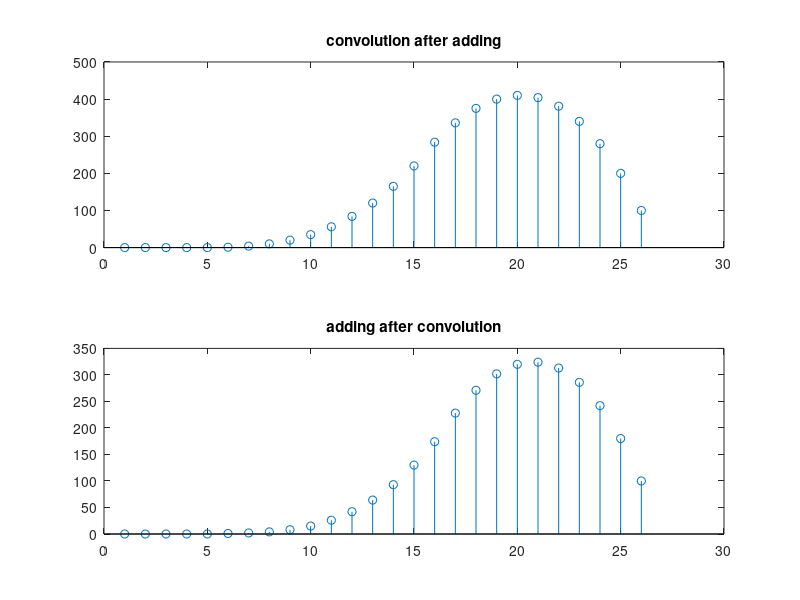
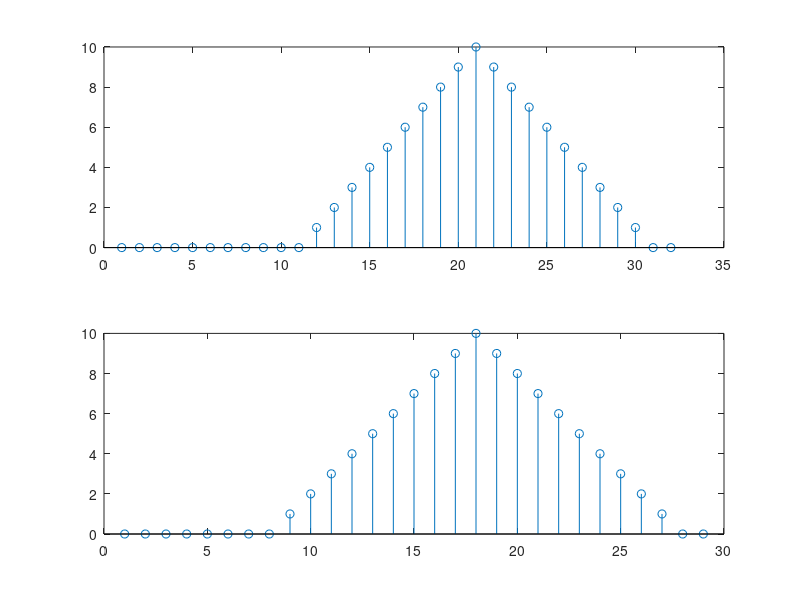

MATLAB code to generate these figures, in order:
clc;
clear;

n=0:1:10;
x1=[ones(1,10) 0];
x2=n;
%linearity%

y11=[0 0 x1];
y12=[0 0 0 x1];
y13=conv(y11,y12);

y21=[0 0 x2];
y22=[0 0 0 x2];
y23=conv(y21,y22);

y31=y11+y21;
y32=y12+y22;

z1=conv(y31,y32);
z2= y13+ y23;

subplot(2,1,1)
stem(z1)
title('convolution after adding')

subplot(2,1,2)
stem(z2)
title('adding after convolution')

figure;

w1=[0 0 0 y11];
w2=[0 0 0 y12];
w3=conv(w1,w2);
w4=[0 0 0 y13];
subplot(2,1,1)
stem(w3)
subplot(2,1,2)
stem(w4)
